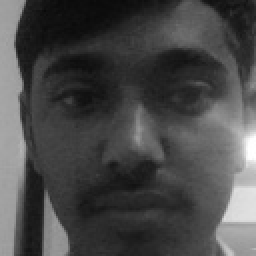
#> input picture dataset/Adarsh Kumar/0.jpg, 128 x 128 px, given in place of the camera (shown 2 times larger)
$ python dataset_creator.py '../dataset/Adarsh Kumar/0.jpg'
#> lines starting #> are read from the running program, lines starting #| are printed output that depends on the picture; after the words box and inside, x2 and y2 are one past the last pixel; in counts of white or black regions, pixels touching at a corner belong together
import cv2
import os
import sys
from config import DATASET_PATH, IMG_SIZE

# Get name from web
if len(sys.argv) > 1:
    person_name = sys.argv[1]
else:
    person_name = "Unknown"

path = f"{DATASET_PATH}/{person_name}"
os.makedirs(path, exist_ok=True)

cap = cv2.VideoCapture(0)

face_cascade = cv2.CascadeClassifier(
    os.path.join(os.path.dirname(os.path.dirname(__file__)),
    "haarcascade_frontalface_default.xml")
)

count = 0

while True:
    ret, frame = cap.read()
#> frame is the input picture: shape (128, 128, 3); min 9, max 255, mean 72.7
    gray = cv2.cvtColor(frame, cv2.COLOR_BGR2GRAY)

    faces = face_cascade.detectMultiScale(gray,1.3,5)
#> faces = [[11, 8, 116, 116]]

    for (x,y,w,h) in faces:
        face = gray[y:y+h, x:x+w]
        face = cv2.resize(face, (IMG_SIZE, IMG_SIZE))

        cv2.imwrite(f"{path}/{count}.jpg", face)
        count += 1

        cv2.imshow("Captured Face", face)
        cv2.rectangle(frame,(x,y),(x+w,y+h),(0,255,0),2)
#> this loop made 1 pass
#> (x, y, w, h, count) on pass 1: (11, 8, 116, 116, 1)
#> pass 1, `face = gray[y:y+h, x:x+w]`:
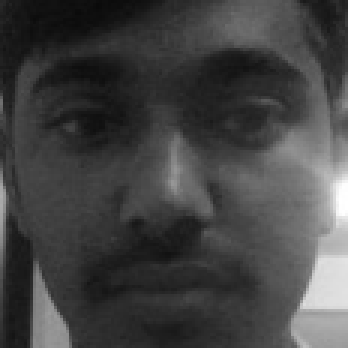
#> face: shape (116, 116) (shown 3 times larger); min 10, max 255, mean 66.9
#> after the loop:
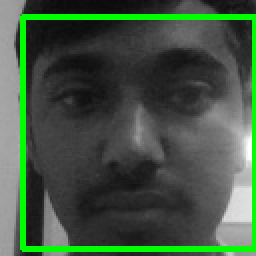
#> frame: shape (128, 128, 3) (shown 2 times larger); 7.76% of pixels changed, all inside (x1, y1, x2, y2) = (10, 7, 128, 126)
#> after the loop, count = 1

    cv2.imshow("Capture", frame)

    if cv2.waitKey(1)==27 or count>=200:
#> (key Esc is pressed here)
        break

cap.release()
cv2.destroyAllWindows()

$ run again, on dataset/Adarsh Kumar/100.jpg
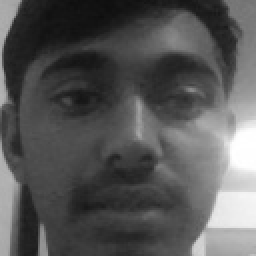
#> input picture dataset/Adarsh Kumar/100.jpg, 128 x 128 px, given in place of the camera (shown 2 times larger)
#> frame is the input picture: shape (128, 128, 3); min 13, max 255, mean 86.5
#> faces = [[13, 7, 111, 111]]
#> the loop `for (x,y,w,h) in faces:` made 1 pass
#> (x, y, w, h, count) on pass 1: (13, 7, 111, 111, 1)
#> pass 1, `face = gray[y:y+h, x:x+w]`:
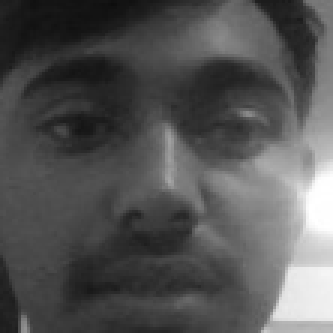
#> face: shape (111, 111) (shown 3 times larger); min 13, max 255, mean 83.9
#> after the loop `for (x,y,w,h) in faces:`:
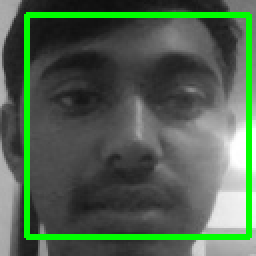
#> frame: shape (128, 128, 3) (shown 2 times larger); 8.11% of pixels changed, all inside (x1, y1, x2, y2) = (12, 6, 126, 120)
#> after the loop `for (x,y,w,h) in faces:`: count = 1
